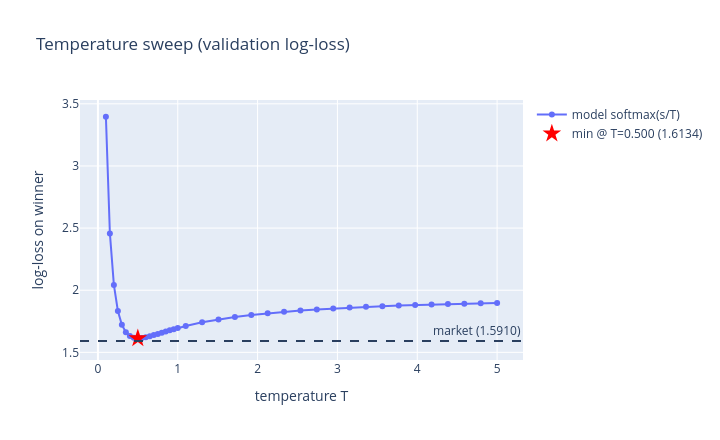

Notebook code for this chart:
### Markdown cell above
## 4. Temperature probe

Sweep a scalar `T` and compute log-loss of `softmax(score / T)` per race. If `T < 1` minimizes log-loss, softmax is too flat (need to sharpen). If the minimum is near `T = 1`, the problem is not a simple temperature fix.

### Code cell
temps = np.concatenate([np.linspace(0.1, 1.0, 19), np.linspace(1.1, 5.0, 20)])
sweep = diag.temperature_sweep(val, temps)
market_ll = _log_loss_winner(val, "market_prob")
diag.plot_temperature_sweep(sweep, baseline=market_ll).show()
sweep.sort("log_loss").head(5)

### Figure 1 — Plotly figure (JSON) as saved in the notebook; plotly's stock layout.template omitted (floating-point values rounded to 4 significant figures)
{"data": [{"mode": "lines+markers", "name": "model softmax(s/T)", "type": "scatter", "x": [0.1, 0.15, 0.2, 0.25, 0.3, 0.35, 0.4, 0.45, 0.5, 0.55, 0.6, 0.65, 0.7, 0.75, 0.8, 0.85, 0.9, 0.95, 1.0, 1.1, 1.305, 1.511, 1.716, 1.921, 2.126, 2.332, 2.537, 2.742, 2.947, 3.153, 3.358, 3.563, 3.768, 3.974, 4.179, 4.384, 4.589, 4.795, 5.0], "y": [3.396, 2.457, 2.043, 1.833, 1.722, 1.662, 1.631, 1.617, 1.613, 1.616, 1.622, 1.63, 1.639, 1.648, 1.658, 1.668, 1.677, 1.687, 1.696, 1.712, 1.741, 1.765, 1.785, 1.801, 1.815, 1.827, 1.837, 1.846, 1.853, 1.86, 1.866, 1.871, 1.876, 1.881, 1.885, 1.888, 1.892, 1.895, 1.897]}, {"marker": {"color": "red", "size": 14, "symbol": "star"}, "mode": "markers", "name": "min @ T=0.500 (1.6134)", "type": "scatter", "x": [0.5], "y": [1.613]}], "layout": {"annotations": [{"showarrow": false, "text": "market (1.5910)", "x": 1, "xanchor": "right", "xref": "x domain", "y": 1.591, "yanchor": "bottom", "yref": "y"}], "height": 440, "shapes": [{"line": {"dash": "dash"}, "type": "line", "x0": 0, "x1": 1, "xref": "x domain", "y0": 1.591, "y1": 1.591, "yref": "y"}], "title": {"text": "Temperature sweep (validation log-loss)"}, "width": 720, "xaxis": {"title": {"text": "temperature T"}}, "yaxis": {"title": {"text": "log-loss on winner"}}}}
